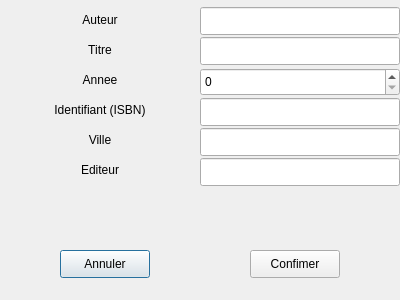
<?xml version="1.0" encoding="UTF-8"?>
<ui version="4.0">
 <class>FenetreFormOuvrage</class>
 <widget class="QDialog" name="FenetreFormOuvrage">
  <property name="geometry">
   <rect>
    <x>0</x>
    <y>0</y>
    <width>400</width>
    <height>300</height>
   </rect>
  </property>
  <property name="windowTitle">
   <string>FenetreFormOuvrage</string>
  </property>
  <widget class="QLabel" name="label">
   <property name="geometry">
    <rect>
     <x>0</x>
     <y>10</y>
     <width>200</width>
     <height>20</height>
    </rect>
   </property>
   <property name="text">
    <string>Auteur</string>
   </property>
   <property name="alignment">
    <set>Qt::AlignCenter</set>
   </property>
  </widget>
  <widget class="QLabel" name="label_2">
   <property name="geometry">
    <rect>
     <x>0</x>
     <y>40</y>
     <width>200</width>
     <height>20</height>
    </rect>
   </property>
   <property name="text">
    <string>Titre</string>
   </property>
   <property name="alignment">
    <set>Qt::AlignCenter</set>
   </property>
  </widget>
  <widget class="QLabel" name="label_3">
   <property name="geometry">
    <rect>
     <x>0</x>
     <y>130</y>
     <width>200</width>
     <height>20</height>
    </rect>
   </property>
   <property name="text">
    <string>Ville</string>
   </property>
   <property name="alignment">
    <set>Qt::AlignCenter</set>
   </property>
  </widget>
  <widget class="QLabel" name="label_4">
   <property name="geometry">
    <rect>
     <x>0</x>
     <y>100</y>
     <width>200</width>
     <height>20</height>
    </rect>
   </property>
   <property name="text">
    <string>Identifiant (ISBN)</string>
   </property>
   <property name="alignment">
    <set>Qt::AlignCenter</set>
   </property>
  </widget>
  <widget class="QLabel" name="label_5">
   <property name="geometry">
    <rect>
     <x>0</x>
     <y>70</y>
     <width>200</width>
     <height>20</height>
    </rect>
   </property>
   <property name="text">
    <string>Annee</string>
   </property>
   <property name="alignment">
    <set>Qt::AlignCenter</set>
   </property>
  </widget>
  <widget class="QLabel" name="label_6">
   <property name="geometry">
    <rect>
     <x>0</x>
     <y>160</y>
     <width>200</width>
     <height>20</height>
    </rect>
   </property>
   <property name="text">
    <string>Editeur</string>
   </property>
   <property name="alignment">
    <set>Qt::AlignCenter</set>
   </property>
  </widget>
  <widget class="QPushButton" name="btnAnnuler">
   <property name="geometry">
    <rect>
     <x>60</x>
     <y>250</y>
     <width>90</width>
     <height>28</height>
    </rect>
   </property>
   <property name="text">
    <string>Annuler</string>
   </property>
  </widget>
  <widget class="QPushButton" name="btnConfirmer">
   <property name="geometry">
    <rect>
     <x>250</x>
     <y>250</y>
     <width>90</width>
     <height>28</height>
    </rect>
   </property>
   <property name="text">
    <string>Confimer</string>
   </property>
  </widget>
  <widget class="QLineEdit" name="Auteur">
   <property name="geometry">
    <rect>
     <x>200</x>
     <y>7</y>
     <width>200</width>
     <height>28</height>
    </rect>
   </property>
  </widget>
  <widget class="QLineEdit" name="Titre">
   <property name="geometry">
    <rect>
     <x>200</x>
     <y>37</y>
     <width>200</width>
     <height>28</height>
    </rect>
   </property>
  </widget>
  <widget class="QLineEdit" name="Identifiant">
   <property name="geometry">
    <rect>
     <x>200</x>
     <y>98</y>
     <width>200</width>
     <height>28</height>
    </rect>
   </property>
  </widget>
  <widget class="QLineEdit" name="Ville">
   <property name="geometry">
    <rect>
     <x>200</x>
     <y>128</y>
     <width>200</width>
     <height>28</height>
    </rect>
   </property>
  </widget>
  <widget class="QLineEdit" name="Editeur">
   <property name="geometry">
    <rect>
     <x>200</x>
     <y>158</y>
     <width>200</width>
     <height>28</height>
    </rect>
   </property>
  </widget>
  <widget class="QSpinBox" name="Annee">
   <property name="geometry">
    <rect>
     <x>200</x>
     <y>68</y>
     <width>200</width>
     <height>28</height>
    </rect>
   </property>
  </widget>
 </widget>
 <tabstops>
  <tabstop>Auteur</tabstop>
  <tabstop>Titre</tabstop>
  <tabstop>Annee</tabstop>
  <tabstop>Identifiant</tabstop>
  <tabstop>Ville</tabstop>
  <tabstop>Editeur</tabstop>
  <tabstop>btnAnnuler</tabstop>
  <tabstop>btnConfirmer</tabstop>
 </tabstops>
 <resources/>
 <connections>
  <connection>
   <sender>btnAnnuler</sender>
   <signal>clicked()</signal>
   <receiver>FenetreFormOuvrage</receiver>
   <slot>close()</slot>
   <hints>
    <hint type="sourcelabel">
     <x>104</x>
     <y>263</y>
    </hint>
    <hint type="destinationlabel">
     <x>199</x>
     <y>149</y>
    </hint>
   </hints>
  </connection>
  <connection>
   <sender>btnConfirmer</sender>
   <signal>clicked()</signal>
   <receiver>FenetreFormOuvrage</receiver>
   <slot>ouvrageValidation()</slot>
   <hints>
    <hint type="sourcelabel">
     <x>294</x>
     <y>263</y>
    </hint>
    <hint type="destinationlabel">
     <x>199</x>
     <y>149</y>
    </hint>
   </hints>
  </connection>
 </connections>
 <slots>
  <slot>ouvrageValidation()</slot>
 </slots>
</ui>
